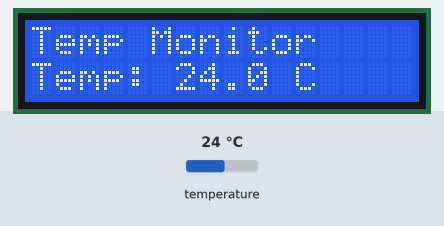
Bench run of a program on a simulated ESP32. Parts: 16×2 character LCD. The inputs (shaded band) are chosen by the test bench; at power-on: temperature 24 °C. What the program prints to the serial monitor is not drawn.

Above: at 1.2 s.
1.3 s: temperature set to 12 °C
At 4.3 s:
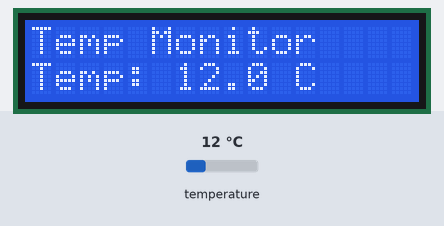
5.1 s: temperature set to 19 °C
At 6.8 s:
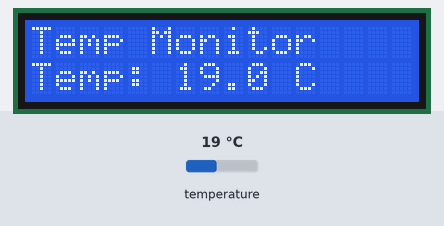
8.8 s: temperature set to 28 °C
At 10.5 s:
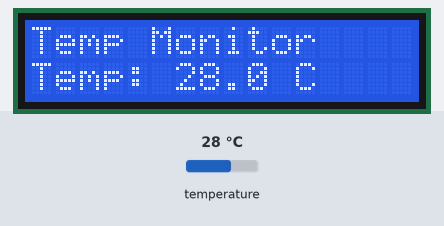
Timing chart, 0 to 12.0 s (numbered marks = the images above; inputs shaded):
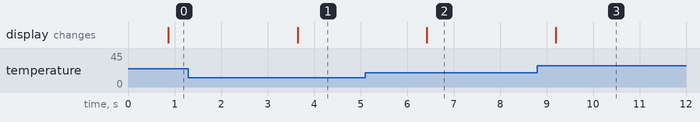

The program:

main.cpp
```cpp
#include <Arduino.h>
#include <Wire.h>
#include <LiquidCrystal_I2C.h>
#include <OneWire.h>
#include <DallasTemperature.h>

// DS18B20 Configuration
#define ONE_WIRE_PIN 4
OneWire oneWire(ONE_WIRE_PIN);
DallasTemperature sensors(&oneWire);

// LCD Configuration
#define LCD_ADDRESS 0x27  // Use I2C Scanner to find correct address
#define LCD_COLUMNS 16
#define LCD_ROWS 2

LiquidCrystal_I2C lcd(LCD_ADDRESS, LCD_COLUMNS, LCD_ROWS);

void setup() {
    Serial.begin(115200);
    Serial.println("DS18B20 Temperature Display");

    // Initialize I2C
    Wire.begin(21, 22);

    // TODO: Initialize LCD
    lcd.init();
    lcd.backlight();
    lcd.setCursor(0, 0);
    lcd.print("Temp Monitor");

    // TODO: Initialize DS18B20
    sensors.begin();
    // Print number of devices found:
    Serial.print("Found ");
    Serial.print(sensors.getDeviceCount());
    Serial.println(" devices");
}

void loop() {
    // TODO: Request temperature reading
     sensors.requestTemperatures();

    // TODO: Read temperature in Celsius
     float tempC = sensors.getTempCByIndex(0);

    // TODO: Display on LCD
     lcd.setCursor(0, 1);  // Second row
     lcd.print("Temp: ");
     lcd.print(tempC, 1);  // 1 decimal place
     lcd.print(" C  ");    // Extra spaces to clear old digits

    // TODO: Also print to Serial Monitor
     Serial.print("Temperature: ");
     Serial.print(tempC);
     Serial.println(" C");

    delay(2000);  // Update every 2 seconds
}
```

Measured:
- after the input at 1.3 s, the display: changes after 2.3 s (image 1)
- after the input at 5.1 s, the display: changes after 1.3 s (image 2)
- after the input at 8.8 s, the display: changes after 0.40 s (image 3)
